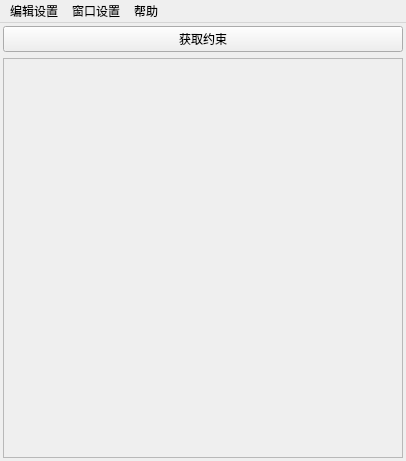
<?xml version="1.0" encoding="UTF-8"?>
<ui version="4.0">
 <class>MainWindow</class>
 <widget class="QMainWindow" name="MainWindow">
  <property name="geometry">
   <rect>
    <x>0</x>
    <y>0</y>
    <width>406</width>
    <height>458</height>
   </rect>
  </property>
  <property name="minimumSize">
   <size>
    <width>0</width>
    <height>0</height>
   </size>
  </property>
  <property name="windowTitle">
   <string>Cam_Route_Manager</string>
  </property>
  <property name="tabShape">
   <enum>QTabWidget::Rounded</enum>
  </property>
  <widget class="QWidget" name="Main_Layout">
   <layout class="QVBoxLayout" name="verticalLayout_2">
    <property name="margin">
     <number>3</number>
    </property>
    <item>
     <widget class="QPushButton" name="Get_Constraint_BTN">
      <property name="text">
       <string>获取约束</string>
      </property>
     </widget>
    </item>
    <item>
     <widget class="QScrollArea" name="scrollArea">
      <property name="minimumSize">
       <size>
        <width>400</width>
        <height>400</height>
       </size>
      </property>
      <property name="widgetResizable">
       <bool>true</bool>
      </property>
      <widget class="QWidget" name="Item_Layout">
       <property name="geometry">
        <rect>
         <x>0</x>
         <y>0</y>
         <width>398</width>
         <height>398</height>
        </rect>
       </property>
       <layout class="QVBoxLayout" name="verticalLayout">
        <item>
         <spacer name="verticalSpacer_2">
          <property name="orientation">
           <enum>Qt::Vertical</enum>
          </property>
          <property name="sizeHint" stdset="0">
           <size>
            <width>20</width>
            <height>40</height>
           </size>
          </property>
         </spacer>
        </item>
       </layout>
      </widget>
     </widget>
    </item>
   </layout>
  </widget>
  <widget class="QMenuBar" name="Main_Menu_Bar">
   <property name="geometry">
    <rect>
     <x>0</x>
     <y>0</y>
     <width>406</width>
     <height>23</height>
    </rect>
   </property>
   <widget class="QMenu" name="Win_Menu">
    <property name="title">
     <string>窗口设置</string>
    </property>
    <addaction name="Maya_Dock"/>
    <addaction name="Maya_Undock"/>
    <addaction name="Maya_Workspace"/>
   </widget>
   <widget class="QMenu" name="Setting_Menu">
    <property name="title">
     <string>编辑设置</string>
    </property>
    <addaction name="Save_Setting"/>
    <addaction name="Load_Setting"/>
    <addaction name="Default_Setting"/>
   </widget>
   <widget class="QMenu" name="Help_Menu">
    <property name="title">
     <string>帮助</string>
    </property>
    <addaction name="Help_Instruction"/>
   </widget>
   <addaction name="Setting_Menu"/>
   <addaction name="Win_Menu"/>
   <addaction name="Help_Menu"/>
  </widget>
  <action name="Maya_Dock">
   <property name="text">
    <string>停靠</string>
   </property>
  </action>
  <action name="Maya_Undock">
   <property name="text">
    <string>不停靠</string>
   </property>
  </action>
  <action name="Maya_Workspace">
   <property name="text">
    <string>工作区</string>
   </property>
  </action>
  <action name="Save_Setting">
   <property name="text">
    <string>保存设置</string>
   </property>
  </action>
  <action name="Load_Setting">
   <property name="text">
    <string>读取设置</string>
   </property>
  </action>
  <action name="Default_Setting">
   <property name="text">
    <string>重置设置</string>
   </property>
  </action>
  <action name="More_Setting">
   <property name="text">
    <string>开启更多设置</string>
   </property>
  </action>
  <action name="Close_BTN">
   <property name="text">
    <string>关闭</string>
   </property>
  </action>
  <action name="Help_Instruction">
   <property name="text">
    <string>使用说明</string>
   </property>
  </action>
 </widget>
 <resources/>
 <connections/>
</ui>
